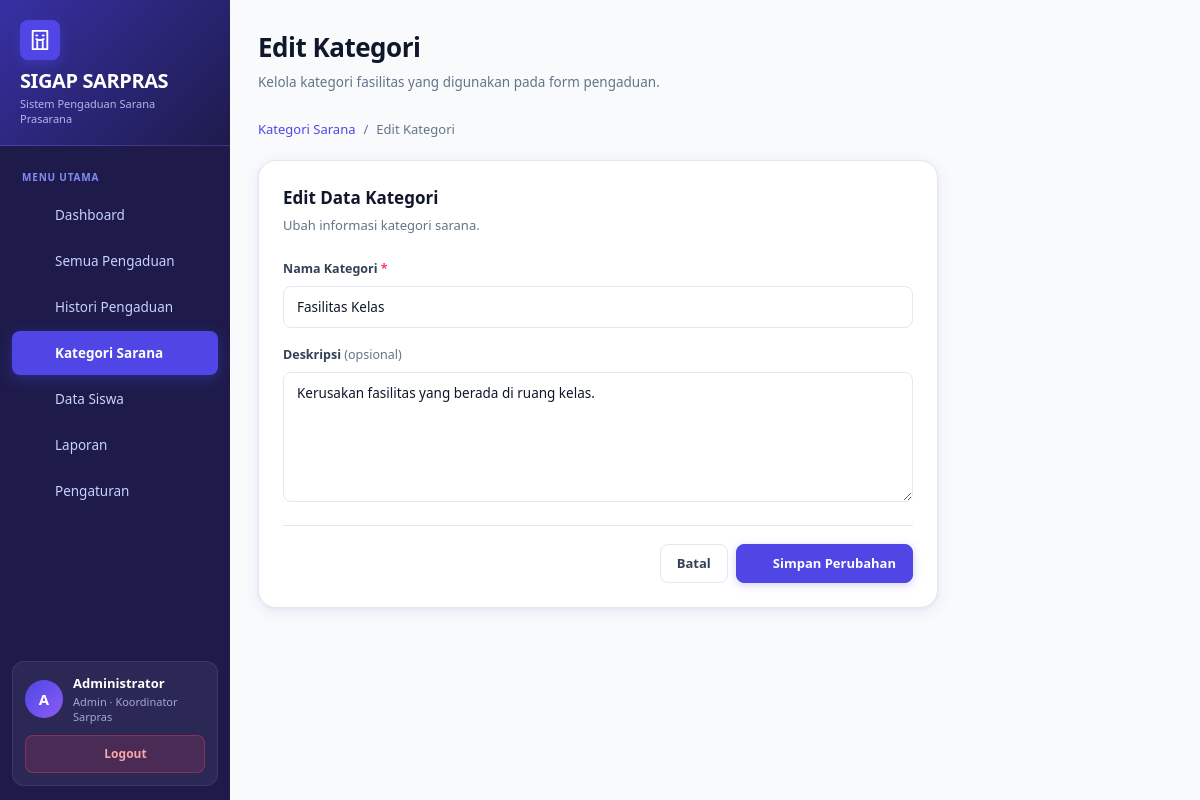
Screenshot of /views/kategori_form.php?id=1 (signed in) with the database file from the repository.
### tables this page shows
CREATE TABLE `kategori` (
  `id_kategori` int(11) NOT NULL,
  `nama_kategori` varchar(100) NOT NULL,
  `deskripsi` varchar(255) DEFAULT '',
  `aktif` tinyint(1) NOT NULL DEFAULT 1
);

### models/Kategori.php (called while the page is built, shortened)
<?php
class Kategori {
    private $conn;
    public function __construct($conn) {
        $this->conn = $conn;
    }
    public function getById($id) {
        $id = (int)$id;
        $q = mysqli_query($this->conn, "SELECT * FROM kategori WHERE id_kategori=$id");
        return mysqli_fetch_assoc($q);
    }
}
?>

### views/kategori_form.php (the view, shortened to what this page needs)
<?php
include '../config/koneksi.php';
include '../config/icons.php';
include '../config/layout.php';
include '../models/Kategori.php';
$m     = new Kategori($conn);
$edit  = isset($_GET['id']);
$old   = $edit ? $m->getById($_GET['id']) : null;
?>
<!doctype html>
<html lang="id">
<head>
    <link rel="stylesheet" href="../assets/style.css?v=5">
</head>
<body>
<div class="app">
    <?= sidebar('categories') ?>
    <main class="main">
        <div class="top">
            <div>
                <h2><?= $edit ? 'Edit Kategori' : 'Tambah Kategori' ?></h2>
                <p>Kelola kategori fasilitas yang digunakan pada form pengaduan.</p>
            </div>
        </div>
        <div class="breadcrumb">
            <a href="kategori.php">Kategori Sarana</a>
            <span><?= $edit ? 'Edit Kategori' : 'Tambah Kategori' ?></span>
        </div>
        <div class="panel content-narrow">
            <h3 style="margin:0 0 6px;"><?= $edit ? 'Edit Data Kategori' : 'Kategori Baru' ?></h3>
            <p style="margin:0 0 24px;font-size:13px;color:var(--muted);">
                <?= $edit ? 'Ubah informasi kategori sarana.' : 'Isi nama dan deskripsi untuk kategori fasilitas baru.' ?>
            </p>
            <form method="post">
                <div class="field">
                    <label>Nama Kategori <span class="required">*</span></label>
                    <input name="nama_kategori"
                           value="<?= htmlspecialchars($old['nama_kategori'] ?? '') ?>"
                           placeholder="Contoh: Komputer & Elektronik, Meja Kursi, Toilet"
                           required>
                </div>
                <div class="field">
                    <label>Deskripsi <span style="color:var(--muted);font-weight:400;">(opsional)</span></label>
                    <textarea name="deskripsi" placeholder="Jelaskan jenis sarana dalam kategori ini..."><?= htmlspecialchars($old['deskripsi'] ?? '') ?></textarea>
                </div>
                <div class="form-actions">
                    <a class="btn" href="kategori.php">Batal</a>
                    <button class="btn primary" name="simpan">
                        <span style="display:flex;align-items:center;gap:6px;">
                            <?= icon('save', '14') ?> <?= $edit ? 'Simpan Perubahan' : 'Tambah Kategori' ?>
                        </span>
                    </button>
                </div>
            </form>
        </div>
    </main>
</div>
</body>
</html>

### assets/style.css (style rules this page uses)
:root { --primary: #4f46e5; --primary-dark: #3730a3; --primary-light: #818cf8; --primary-bg: #eef2ff; --green: #10b981; --green-dark: #059669; --green-soft: #d1fae5; --amber: #f59e0b; --amber-dark: #d97706; --amber-soft: #fef3c7; --danger: #f43f5e; --danger-dark: #e11d48; --danger-soft: #ffe4e6; --purple: #8b5cf6; --purple-dark: #7c3aed; --purple-soft: #ede9fe; --cyan: #06b6d4; --cyan-soft: #cffafe; --bg: #f8fafc; --bg-2: #f1f5f9; --white: #ffffff; --text: #0f172a; --text-2: #334155; --muted: #64748b; --muted-light: #94a3b8; --line: #e2e8f0; --line-dark: #cbd5e1; --sidebar-bg: #1e1b4b; --sidebar-2: #2d2a5e; --sidebar-text: #c7d2fe; --sidebar-muted: #818cf8; --shadow-sm: 0 1px 3px rgba(0,0,0,.08), 0 1px 2px rgba(0,0,0,.04); --shadow: 0 4px 16px rgba(79,70,229,.08), 0 1px 4px rgba(0,0,0,.06); --shadow-md: 0 8px 28px rgba(79,70,229,.10), 0 2px 8px rgba(0,0,0,.06); --shadow-lg: 0 20px 60px rgba(79,70,229,.12), 0 4px 16px rgba(0,0,0,.08); --r-sm: 8px; --r: 12px; --r-lg: 18px; --r-xl: 24px; }
*, *::before, *::after { box-sizing: border-box; }
html { scroll-behavior: smooth; }
html, body { margin: 0; min-height: 100%; font-family: 'Segoe UI', system-ui, -apple-system, Arial, sans-serif; color: var(--text); background: var(--bg); font-size: 14px; line-height: 1.5; }
body { -webkit-font-smoothing: antialiased; }
a { text-decoration: none; color: inherit; }
button, input, textarea, select { font: inherit; }
button { cursor: pointer; }
.app { min-height: 100vh; display: flex; }
.main { flex: 1; min-width: 0; padding: 32px 40px 52px; }
.top { display: flex; justify-content: space-between; align-items: flex-start; gap: 20px; margin-bottom: 28px; }
.top > div:first-child h2 { margin: 0; font-size: 26px; font-weight: 800; letter-spacing: -.5px; color: var(--text); }
.top > div:first-child p { margin: 5px 0 0; color: var(--muted); font-size: 13.5px; }
.panel { background: var(--white); border: 1px solid var(--line); border-radius: var(--r-lg); padding: 24px; box-shadow: var(--shadow); }
.panel h3 { margin: 0 0 6px; font-size: 17px; font-weight: 700; color: var(--text); }
.panel > p { color: var(--muted); font-size: 13px; margin: 0 0 20px; }
.btn { display: inline-flex; align-items: center; justify-content: center; gap: 7px; padding: 9px 16px; border-radius: var(--r-sm); font-size: 13px; font-weight: 600; cursor: pointer; transition: all .18s ease; border: 1px solid var(--line); background: var(--white); color: var(--text-2); white-space: nowrap; }
.btn.primary { background: var(--primary); color: #fff; border-color: var(--primary); box-shadow: 0 2px 8px rgba(79,70,229,.25); }
.field { margin-bottom: 18px; }
.field label { display: block; font-size: 12.5px; font-weight: 600; color: var(--text-2); margin-bottom: 7px; }
.field input, .field select, .field textarea { width: 100%; border: 1px solid var(--line); border-radius: var(--r-sm); padding: 10px 13px; background: var(--white); color: var(--text); font-size: 13.5px; outline: none; transition: border-color .18s, box-shadow .18s; -webkit-appearance: none; }
.field textarea { min-height: 130px; resize: vertical; line-height: 1.6; }
.form-actions { display: flex; gap: 8px; justify-content: flex-end; flex-wrap: wrap; margin-top: 10px; padding-top: 18px; border-top: 1px solid var(--line); }
.content-narrow { max-width: 680px; }
.required { color: var(--danger); }
.breadcrumb { display: flex; align-items: center; gap: 8px; font-size: 13px; color: var(--muted); margin-bottom: 20px; }
.breadcrumb a { color: var(--primary); }
.breadcrumb span::before { content: "/"; margin-right: 8px; }
@media (max-width: 1200px) { .main { padding: 28px 28px 44px; } }
html, body { width: 100%; max-width: 100%; overflow-x: hidden; }
.app { width: 100%; max-width: 100%; min-width: 0; }
.main { min-width: 0; }
@media (min-width: 769px) { .app { display: block; } }
@media (min-width: 769px) { .main { margin-left: 260px; } }
@media (min-width: 769px) and (max-width: 1200px) { .main { margin-left: 230px; } }

### rows the page displays
kategori: nama_kategori "Fasilitas Kelas", deskripsi "Kerusakan fasilitas yang berada di ruang kelas."

### other values shown
$item['label'] "Dashboard"
$item['label'] "Semua Pengaduan"
$item['label'] "Histori Pengaduan"
$item['label'] "Kategori Sarana"
$item['label'] "Data Siswa"
$item['label'] "Laporan"
$item['label'] "Pengaturan"
$initial "A"
$nama "Administrator"
$sub "Admin · Koordinator Sarpras"
